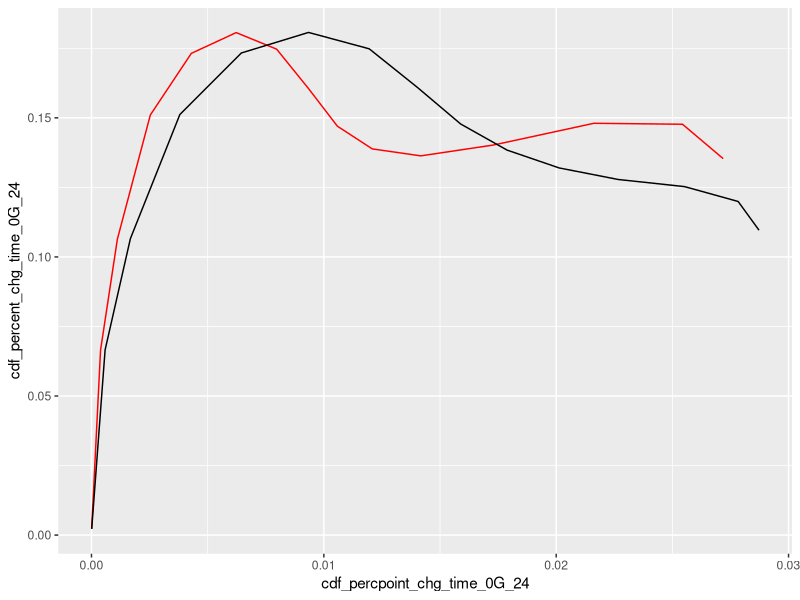
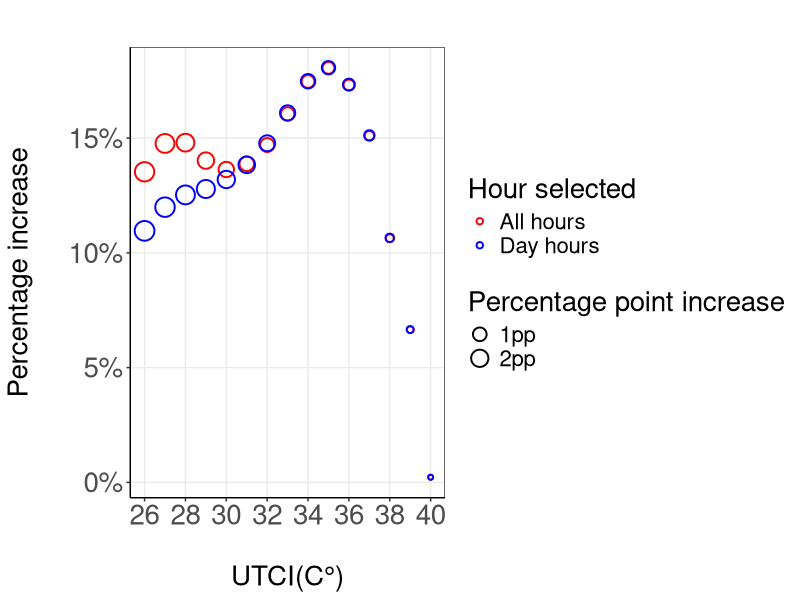

The R source for these figures, in order:
library(readr)
library(dplyr)
library(tidyr)
library(ggplot2)
setwd(
  "C:/Users/Kaifs/OneDrive/Documents/dropbox_penn/Dropbox/GitHub/PrjCEC/res/res_mean_child/"
)
tab_a_24vsday_data <- read.csv("tab_a_24vsday_data.csv")

#test graph
tab_a_24vsday_data %>%
  filter(utci_thres >= 26) %>%
  ggplot() +
  geom_line(aes(x = cdf_percpoint_chg_time_0G_24, y = cdf_percent_chg_time_0G_24),
            col = "red") +
  geom_line(aes(x = cdf_percpoint_chg_time_1G_6t22, y = cdf_percent_chg_time_1G_6t22))


#reshape data into long format
reshape <- cbind(
  tab_a_24vsday_data %>%
    select(
      utci_thres,
      cdf_percpoint_chg_time_0G_24,
      cdf_percpoint_chg_time_1G_6t22
    ) %>%
    mutate(`All hours` = cdf_percpoint_chg_time_0G_24,
           `Day hours` = cdf_percpoint_chg_time_1G_6t22) %>%
    select(
      -cdf_percpoint_chg_time_0G_24,
      -cdf_percpoint_chg_time_1G_6t22
    ) %>%
    pivot_longer(2:3, names_to = "hour_select", values_to = "cdf_percpoint_chg_time"),
  
  tab_a_24vsday_data %>%
    select(
      utci_thres,
      cdf_percent_chg_time_0G_24,
      cdf_percent_chg_time_1G_6t22
    ) %>%
    mutate(`All hours` = cdf_percent_chg_time_0G_24,
           `Day hours` = cdf_percent_chg_time_1G_6t22) %>%
    select(-cdf_percent_chg_time_0G_24, -cdf_percent_chg_time_1G_6t22) %>%
    pivot_longer(2:3, names_to = "hour_select", values_to = "cdf_percent_chg_time") %>%
    select(-hour_select, -utci_thres)
)


# scatter plot show change in level and rate by UTCI threshold
reshape %>%
  filter(utci_thres >= 26) %>%
  ggplot() +
  geom_point(
    aes(
      x = utci_thres,
      y = cdf_percent_chg_time,
      size = cdf_percpoint_chg_time,
      color = hour_select
    ),
    shape = 21,
    alpha = 10 / 10,
    stroke = 1
  ) +
  theme_bw() +
  theme(
    #panel.border = element_blank(),
    #panel.grid.major = element_blank(),
    panel.grid.minor = element_blank(),
    axis.line = element_line(colour = "black"),
    text = element_text(size = 20),
    axis.text.y = element_text(size = 20),
    axis.text.x = element_text(size = 20)
  ) +
  theme(legend.position = "right") +
  labs(x = "\nUTCI(C°)",
       y = "Percentage increase\n",
       col = "Hour selected",
       size = "Percentage point increase") +
  scale_x_continuous(breaks = seq(26, 40, 2)) +
  scale_y_continuous(labels = scales::percent) +
  scale_color_manual(values = c("red", "blue")) +
  scale_size(labels = scales::label_percent(scale = 100, suffix = "pp")) +
  ggtitle("")
